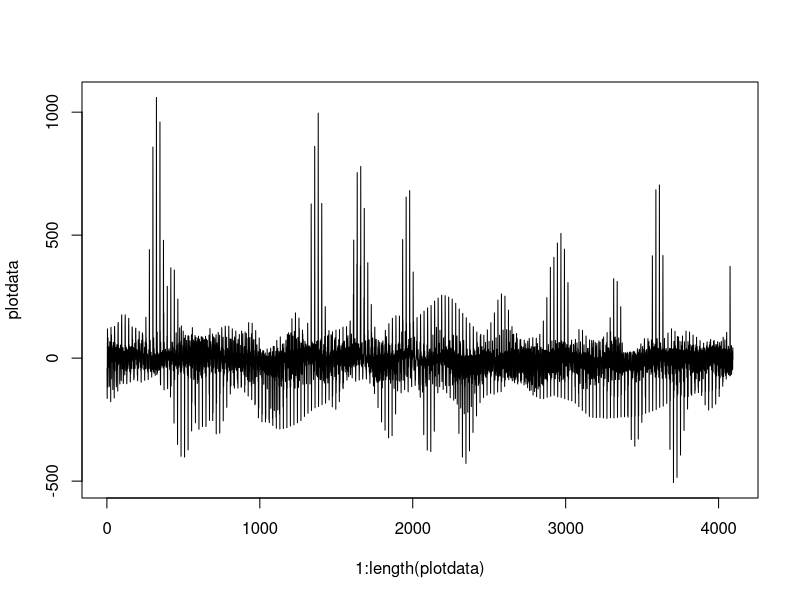

The R source for this figure:
setwd("C://Users/USER/Desktop/bss-epilepsy-detection")
library(e1071)

no_seizure_data <- read.csv("EpilepticSeizureRecognitionREDUCED.csv", header=T)
seizure_data <- read.csv("EpilepticSeizureRecognitionREDUCED_2.csv", header=T)

#plotanje date
plotdata <- seizure_data[24:46,]
plotdata <- plotdata[, -ncol(plotdata)]
plotdata <- plotdata[, -1]
plotdata <- as.numeric(unlist(plotdata))

plot(1:length(plotdata), plotdata, type="l")


#izvadimo svakog drugog ispitanika iz prvog i drugog seta da napravimo trening set

i <- 0
f <- FALSE
train_data <- data.frame()
test_data <- data.frame()
while(i < nrow(seizure_data) && i < nrow(no_seizure_data)){
  dummy <- data.frame(seizure_data[i+1:i+23,])
  dummy_2 <- data.frame(no_seizure_data[i+1:i+23,])
  ####ovo iz nekog razloga poremeti dataset - bude ukupno 50 kolona umjesto 179
  if(f){
    train_data <- rbind(train_data, dummy)
    test_data <- rbind(test_data, dummy_2)
  }
  else{
    train_data <- rbind(train_data, dummy_2)
    test_data <- rbind(test_data, dummy)
  }
  
  f <- !f
  i <- i + 23
}
train_data <- na.omit(train_data)
test_data <- na.omit(test_data)
